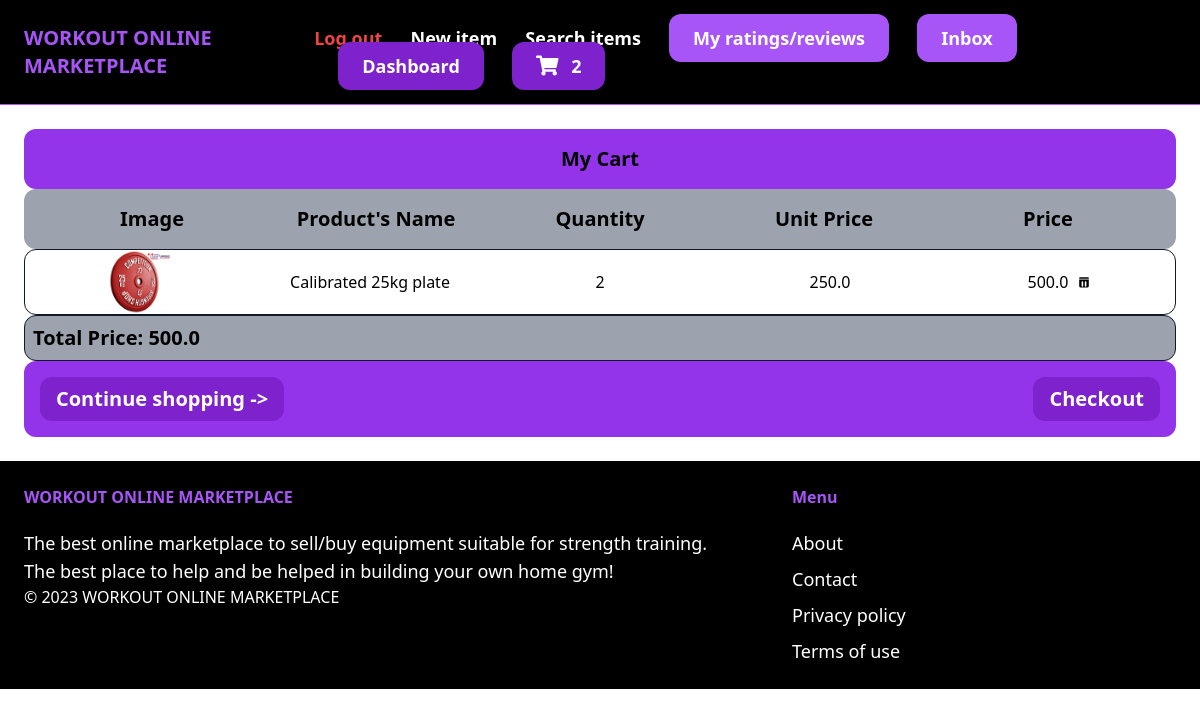
/cart/ (signed in), run on an earlier commit of the app's database.
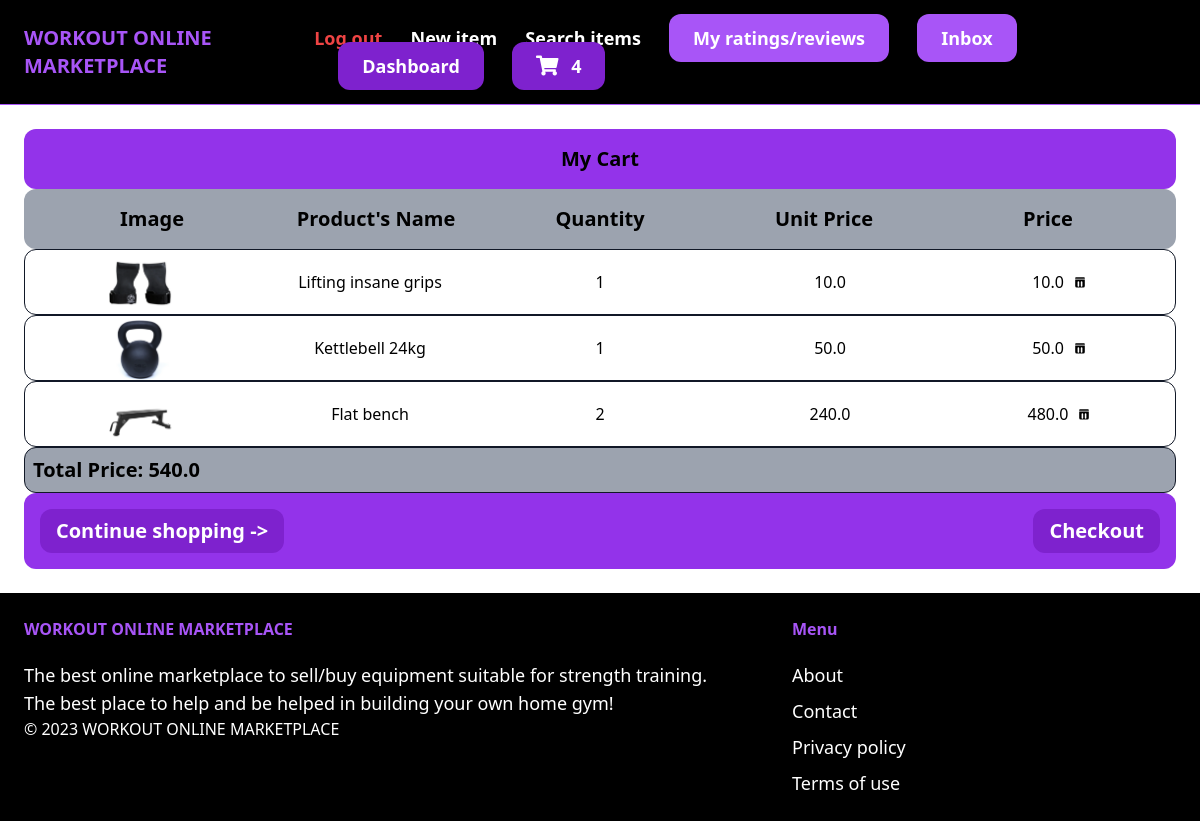
And on a later commit of the database.
### core/models.py (models this page shows, shortened)
class Cart(models.Model):
    id = models.UUIDField(primary_key=True, default=uuid.uuid4)
    user = models.ForeignKey(User, on_delete=models.CASCADE)
    completed = models.BooleanField(default=False)
    @property
    def totalPrice(self):
        cartItems = self.cartItems.all()
        total = sum([item.item.price * item.quantity for item in cartItems])
        return total
    @property
    def numOfItems(self):
        cartItems = self.cartItems.all()
        quantity = sum([item.quantity for item in cartItems])
        return quantity

class CartItem(models.Model):
    item = models.ForeignKey(Item, on_delete=models.CASCADE, related_name='itemsCart')
    cart = models.ForeignKey(Cart, on_delete=models.CASCADE, related_name='cartItems')
    quantity = models.IntegerField(default=0)

### item/models.py (models this page shows, shortened)
class Item(models.Model):
    name = models.CharField(max_length=255)
    category = models.ForeignKey(Category, related_name='items', on_delete=models.CASCADE)
    description = models.TextField(blank=True, null=True)
    price = models.FloatField()
    image = models.ImageField(upload_to='item_images', blank=True, null=True)
    isSold = models.BooleanField(default=False)
    createdAt = models.DateTimeField(auto_now_add=True)
    createdBy = models.ForeignKey(User, related_name='items', on_delete=models.CASCADE)

### core/views.py (the view)
# urls.py: path('cart/', views.cart, name='cart'),
def cart(request):
    cart = None
    cartItems = []
    if request.user.is_authenticated:
        cart, created = Cart.objects.get_or_create(user=request.user, completed=False)
        cartItems = cart.cartItems.all()
        for cartItem in cartItems:
            cartItem.total_price = cartItem.quantity * cartItem.item.price
    context = {'cart': cart, 'cartItems': cartItems}
    return render(request, 'core/cart.html', context)

### core/templates/core/cart.html (shortened to what this page needs)
{% extends 'core/base.html' %}
{% block content %}
<div class="shoppingCart">
    <h2 class="font-bold bg-purple-600 text-center rounded-xl text-xl p-4">My Cart</h2>
    <div class="grid grid-cols-5 text-center font-bold bg-gray-400 rounded-xl text-xl p-4">
        <div><h4>Image</h4></div>
        <div><h4>Product's Name</h4></div>
        <div><h4>Quantity</h4></div>
        <div><h4>Unit Price</h4></div>
        <div><h4>Price</h4></div>
    </div>
    {% for cartItem in cartItems %}
    <div class="border border-gray-900 rounded-xl">
        <div class="grid grid-cols-5 text-center items-center">
            <div>
                <img src="{{ cartItem.item.image.url }}" alt="{{ cartItem.item.name }}" class="productImage h-16 w-16 mx-auto">
            </div>
            <div>{{ cartItem.item.name }}</div>
            <div>{{ cartItem.quantity }}</div>
            <div>{{ cartItem.item.price }}</div>
            <div class="flex items-center justify-center">
                <span class="mr-2">{{ cartItem.total_price }}</span>
                <button data-item-id="{{ cartItem.item.id }}" onClick= removeFromCart("{{ cartItem.item.id }}") class="flex items-center justify-center bg-transparent border-none outline-none cursor-pointer" id="removeButton">
                </button>
            </div>
        </div>
    </div>
    {% endfor %}
    <div class="font-semibold text-xl border border-gray-900 bg-gray-400 rounded-xl p-2">
        <h1>Total Price: {{ cart.totalPrice }}</h1>
    </div>
    <h2 class="font-bold bg-purple-600 text-center rounded-xl text-xl p-4">
        <div class="flex justify-between">
            <a href="{% url 'item:items' %}" class="px-4 py-2 bg-purple-700 text-white rounded-xl hover:bg-purple-900">Continue shopping -></a>
            <a href="{% url 'core:checkout' %}" class="px-4 py-2 bg-purple-700 text-white rounded-xl hover:bg-purple-900">Checkout</a>
        </div>
    </h2>
</div>
{% endblock %}

### core/templates/core/base.html (shortened to what this page needs)
{% load static %}
<!DOCTYPE html>
<html lang="en">
    <head>
        <script src="https://cdn.tailwindcss.com"></script>
        <link rel="stylesheet" href="https://cdnjs.cloudflare.com/ajax/libs/font-awesome/5.15.3/css/all.min.css">
    </head>
    <body>
        <nav class="px-6 py-6 flex justify-between items-center border-b border-purple-500 bg-black">
            <a href="/" class="text-xl font-semibold text-purple-500">WORKOUT ONLINE MARKETPLACE</a>
            <div class="space-x-6">
                {% if request.user.is_authenticated %}
                    <a href="{% url 'core:logout' %}" class="text-lg text-red-500 font-semibold hover:text-purple-500">Log out</a>
                {% endif %}
                <a href="{% url 'item:new' %}" class="text-lg text-white font-semibold hover:text-purple-500">New item</a>
                <a href="{% url 'item:items' %}" class="text-lg text-white font-semibold hover:text-purple-500">Search items</a>
                {% if request.user.is_authenticated %}
                    <a href="{% url 'ratingsANDreviews:myRatingsAndMyReviews' %}" class="px-6 py-3 text-lg font-semibold bg-purple-500 text-white rounded-xl hover:bg-purple-700">My ratings/reviews</a>
                    <a href="{% url 'conversation:inbox' %}" class="px-6 py-3 text-lg font-semibold bg-purple-500 text-white rounded-xl hover:bg-purple-700">Inbox</a>
                    <a href="{% url 'dashboard:index' %}" class="px-6 py-3 text-lg font-semibold bg-purple-700 text-white rounded-xl hover:bg-purple-900">Dashboard</a>
                    <a href="{% url 'core:cart' %}" class="px-6 py-3 text-lg font-semibold bg-purple-700 text-white rounded-xl hover:bg-purple-900">
                        <span style="font-size: 20px; color: white; padding-right: 0.5rem;"><i class="fas fa-shopping-cart"></i></span>
                        <span id="numOfItems">{{cart.numOfItems}}</span>
                    </a>
                {% else %}
                    <a href="{% url 'core:signup' %}" class="px-6 py-3 text-lg font-semibold bg-purple-500 text-white rounded-xl hover:bg-purple-700">Sign up</a>
                    <a href="{% url 'core:login' %}" class="px-6 py-3 text-lg font-semibold bg-purple-700 text-white rounded-xl hover:bg-purple-900">Log in</a>
                {% endif %}
            </div>
        </nav>
        <div class="px-6 py-6">
            {% block content %}
            {% endblock %}
        </div>
        <footer class="px-6 py-6 flex justify-between bg-black">
            <div class="w-2/3 pr-10">
                <h3 class="mb-5 font-semibold text-purple-500">WORKOUT ONLINE MARKETPLACE</h3>
                <p class="text-lg text-white">The best online marketplace to sell/buy equipment suitable for strength training.</p>
                <p class="text-lg text-white">The best place to help and be helped in building your own home gym!</p>
                <p class="text-white font-thin">© 2023 WORKOUT ONLINE MARKETPLACE</p>
            </div>
            <div class="w-1/3">
                <h3 class="mb-5 font-semibold text-purple-500">Menu</h3>
                <ul class="space-y-2">
                    <li> <a href="#" class="text-lg text-white hover:text-purple-700">About</a> </li>
                    <li> <a href="{% url 'core:contact' %}" class="text-lg text-white hover:text-purple-700">Contact</a> </li>
                    <li> <a href="#" class="text-lg text-white hover:text-purple-700">Privacy policy</a> </li>
                    <li> <a href="#" class="text-lg text-white hover:text-purple-700">Terms of use</a> </li>
                </ul>
            </div>
        </footer>
    </body>
<html>

What changed in the data, as far as the page shows it:
removed CartItem: item.image (picture), item.name "Calibrated 25kg plate", quantity "2", item.price "250.0", total_price "500.0"
computed for Cart: numOfItems "2" → "4"; totalPrice "500.0" → "540.0"
added CartItem: item.image (picture), item.name "Lifting insane grips", quantity "1", item.price "10.0", total_price "10.0"
added CartItem: item.image (picture), item.name "Kettlebell 24kg", quantity "1", item.price "50.0", total_price "50.0"
added CartItem: item.image (picture), item.name "Flat bench", quantity "2", item.price "240.0", total_price "480.0"
